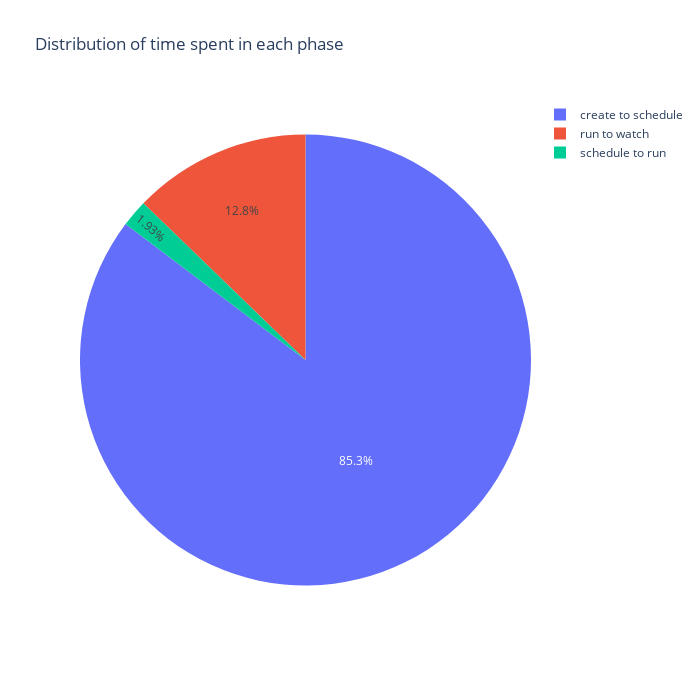

Write notebook code for a chart like this one.
### Markdown cell above
# Piechart

This piechart represents distrubution of time spent in each phase transition in comparison to the total test duration time. 

The analysed phase transitions are:
- create to schedule
- schedule to run
- run to watch

It is calculated as a sum of 'diff' value of every Pod. 'diff' represents time that a Pod needed to change from one phase to another.

**Hover over for reading values. Deselect using the legend.**

**Additional parameter:**
- state: str - Define which state of Pods to analyse

### Code cell
piechart_plotting("../timeline-2000nodes.csv", 
                  state="Stateless")

### Figure 1 — Plotly figure (JSON) as saved in the notebook; plotly's stock layout.template omitted (floating-point values rounded to 4 significant figures)
{"data": [{"labels": ["create to schedule", "schedule to run", "run to watch"], "type": "pie", "values": [69460390, 1573104, 10401000]}], "layout": {"autosize": false, "height": 700, "title": {"text": "Distribution of time spent in each phase"}, "width": 700}}
